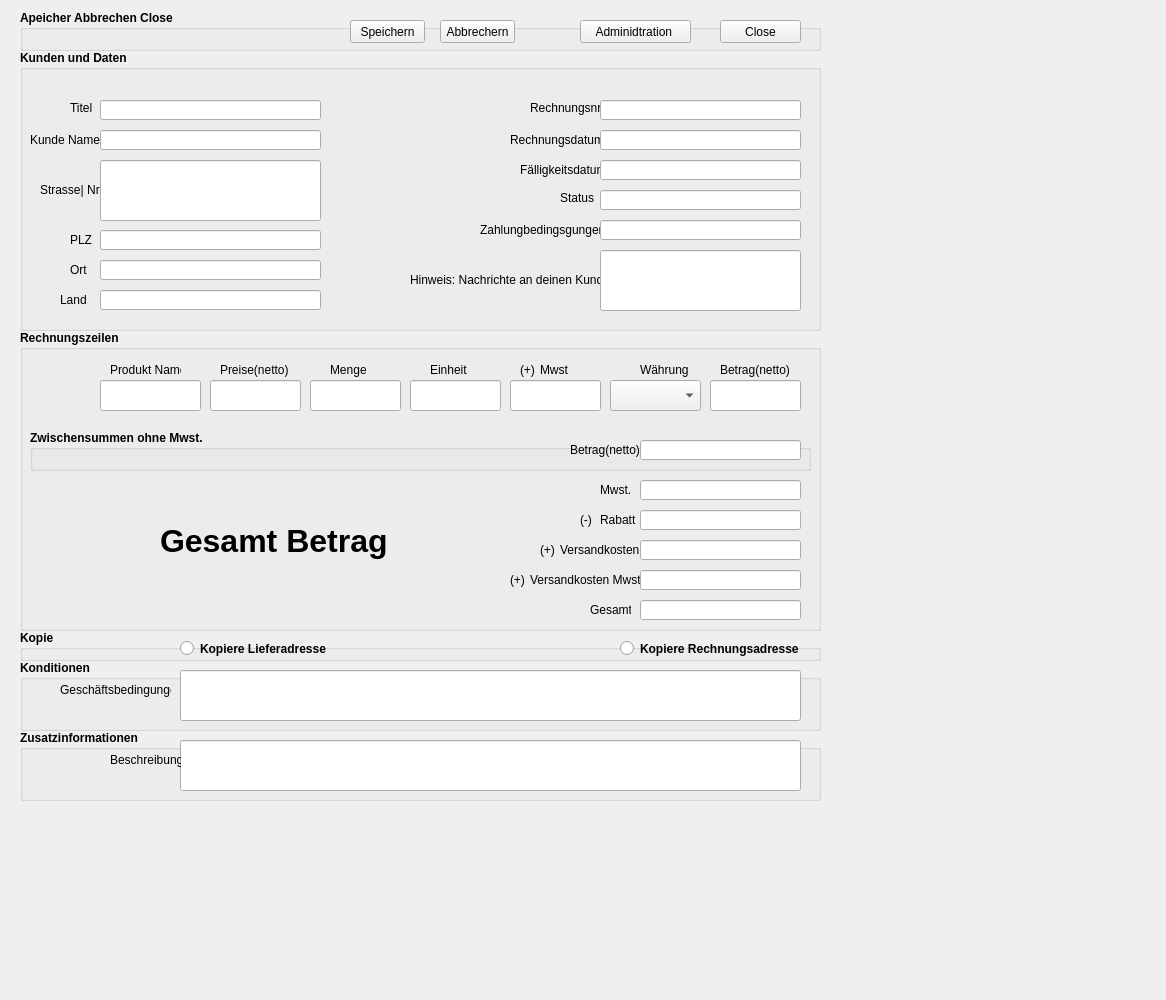
<?xml version="1.0" encoding="UTF-8"?>
<ui version="4.0">
 <class>CRechnungInfo</class>
 <widget class="QDialog" name="CRechnungInfo">
  <property name="geometry">
   <rect>
    <x>0</x>
    <y>0</y>
    <width>1166</width>
    <height>1000</height>
   </rect>
  </property>
  <property name="maximumSize">
   <size>
    <width>16777215</width>
    <height>1000</height>
   </size>
  </property>
  <property name="mouseTracking">
   <bool>true</bool>
  </property>
  <property name="windowTitle">
   <string>Dialog</string>
  </property>
  <widget class="QGroupBox" name="groupBoxRechInfo">
   <property name="geometry">
    <rect>
     <x>20</x>
     <y>50</y>
     <width>801</width>
     <height>281</height>
    </rect>
   </property>
   <property name="font">
    <font>
     <weight>75</weight>
     <bold>true</bold>
    </font>
   </property>
   <property name="title">
    <string>Kunden und Daten</string>
   </property>
   <widget class="QLabel" name="_Titel">
    <property name="geometry">
     <rect>
      <x>50</x>
      <y>50</y>
      <width>31</width>
      <height>16</height>
     </rect>
    </property>
    <property name="font">
     <font>
      <weight>50</weight>
      <bold>false</bold>
     </font>
    </property>
    <property name="text">
     <string>Titel</string>
    </property>
   </widget>
   <widget class="QLabel" name="label_RechDatum">
    <property name="geometry">
     <rect>
      <x>10</x>
      <y>80</y>
      <width>71</width>
      <height>20</height>
     </rect>
    </property>
    <property name="font">
     <font>
      <weight>50</weight>
      <bold>false</bold>
     </font>
    </property>
    <property name="text">
     <string>Kunde Name</string>
    </property>
   </widget>
   <widget class="QLabel" name="label_Organisation">
    <property name="geometry">
     <rect>
      <x>20</x>
      <y>130</y>
      <width>61</width>
      <height>20</height>
     </rect>
    </property>
    <property name="font">
     <font>
      <weight>50</weight>
      <bold>false</bold>
     </font>
    </property>
    <property name="text">
     <string>Strasse| Nr</string>
    </property>
   </widget>
   <widget class="QLabel" name="label_zustaendig">
    <property name="geometry">
     <rect>
      <x>50</x>
      <y>180</y>
      <width>31</width>
      <height>20</height>
     </rect>
    </property>
    <property name="font">
     <font>
      <weight>50</weight>
      <bold>false</bold>
     </font>
    </property>
    <property name="text">
     <string>PLZ</string>
    </property>
   </widget>
   <widget class="QLabel" name="label_MitarbSP">
    <property name="geometry">
     <rect>
      <x>50</x>
      <y>210</y>
      <width>21</width>
      <height>20</height>
     </rect>
    </property>
    <property name="font">
     <font>
      <weight>50</weight>
      <bold>false</bold>
     </font>
    </property>
    <property name="text">
     <string>Ort</string>
    </property>
   </widget>
   <widget class="QLabel" name="label_RechnungNr">
    <property name="geometry">
     <rect>
      <x>510</x>
      <y>50</y>
      <width>71</width>
      <height>16</height>
     </rect>
    </property>
    <property name="font">
     <font>
      <weight>50</weight>
      <bold>false</bold>
     </font>
    </property>
    <property name="text">
     <string>Rechnungsnr</string>
    </property>
   </widget>
   <widget class="QLabel" name="label_MahnungStufe">
    <property name="geometry">
     <rect>
      <x>40</x>
      <y>240</y>
      <width>31</width>
      <height>20</height>
     </rect>
    </property>
    <property name="font">
     <font>
      <weight>50</weight>
      <bold>false</bold>
     </font>
    </property>
    <property name="text">
     <string>Land</string>
    </property>
   </widget>
   <widget class="QLabel" name="label_Faelig">
    <property name="geometry">
     <rect>
      <x>500</x>
      <y>110</y>
      <width>81</width>
      <height>20</height>
     </rect>
    </property>
    <property name="font">
     <font>
      <weight>50</weight>
      <bold>false</bold>
     </font>
    </property>
    <property name="text">
     <string>Fälligkeitsdatum</string>
    </property>
   </widget>
   <widget class="QLabel" name="label_Status">
    <property name="geometry">
     <rect>
      <x>540</x>
      <y>140</y>
      <width>41</width>
      <height>16</height>
     </rect>
    </property>
    <property name="font">
     <font>
      <weight>50</weight>
      <bold>false</bold>
     </font>
    </property>
    <property name="text">
     <string>Status</string>
    </property>
   </widget>
   <widget class="QLabel" name="label_Leistungszeitraum">
    <property name="geometry">
     <rect>
      <x>490</x>
      <y>80</y>
      <width>91</width>
      <height>20</height>
     </rect>
    </property>
    <property name="font">
     <font>
      <weight>50</weight>
      <bold>false</bold>
     </font>
    </property>
    <property name="text">
     <string>Rechnungsdatum</string>
    </property>
   </widget>
   <widget class="QLabel" name="label_Schlussrechnung">
    <property name="geometry">
     <rect>
      <x>460</x>
      <y>170</y>
      <width>121</width>
      <height>20</height>
     </rect>
    </property>
    <property name="font">
     <font>
      <weight>50</weight>
      <bold>false</bold>
     </font>
    </property>
    <property name="text">
     <string>Zahlungbedingsgungen</string>
    </property>
   </widget>
   <widget class="QLabel" name="label_Mahnhistorie">
    <property name="geometry">
     <rect>
      <x>390</x>
      <y>220</y>
      <width>191</width>
      <height>20</height>
     </rect>
    </property>
    <property name="font">
     <font>
      <weight>50</weight>
      <bold>false</bold>
     </font>
    </property>
    <property name="text">
     <string>Hinweis: Nachrichte an deinen Kunden</string>
    </property>
   </widget>
   <widget class="QLineEdit" name="lineEdit_Title">
    <property name="geometry">
     <rect>
      <x>80</x>
      <y>50</y>
      <width>221</width>
      <height>20</height>
     </rect>
    </property>
   </widget>
   <widget class="QLineEdit" name="lineEdit_KundeName">
    <property name="geometry">
     <rect>
      <x>80</x>
      <y>80</y>
      <width>221</width>
      <height>20</height>
     </rect>
    </property>
   </widget>
   <widget class="QLineEdit" name="lineEdit_Strasse_Nr">
    <property name="geometry">
     <rect>
      <x>80</x>
      <y>110</y>
      <width>221</width>
      <height>61</height>
     </rect>
    </property>
   </widget>
   <widget class="QLineEdit" name="lineEdit_PLZ">
    <property name="geometry">
     <rect>
      <x>80</x>
      <y>180</y>
      <width>221</width>
      <height>20</height>
     </rect>
    </property>
   </widget>
   <widget class="QLineEdit" name="lineEdit_Ort">
    <property name="geometry">
     <rect>
      <x>80</x>
      <y>210</y>
      <width>221</width>
      <height>20</height>
     </rect>
    </property>
   </widget>
   <widget class="QLineEdit" name="lineEdit_Land">
    <property name="geometry">
     <rect>
      <x>80</x>
      <y>240</y>
      <width>221</width>
      <height>20</height>
     </rect>
    </property>
   </widget>
   <widget class="QLineEdit" name="lineEdit_Status">
    <property name="geometry">
     <rect>
      <x>580</x>
      <y>140</y>
      <width>201</width>
      <height>20</height>
     </rect>
    </property>
   </widget>
   <widget class="QLineEdit" name="lineEdit_Zahlungbedingungsgen">
    <property name="geometry">
     <rect>
      <x>580</x>
      <y>170</y>
      <width>201</width>
      <height>20</height>
     </rect>
    </property>
   </widget>
   <widget class="QLineEdit" name="lineEdit_Faelligkeitsdatum">
    <property name="geometry">
     <rect>
      <x>580</x>
      <y>110</y>
      <width>201</width>
      <height>20</height>
     </rect>
    </property>
   </widget>
   <widget class="QLineEdit" name="lineEdit_Rechnungsdatum">
    <property name="geometry">
     <rect>
      <x>580</x>
      <y>80</y>
      <width>201</width>
      <height>20</height>
     </rect>
    </property>
   </widget>
   <widget class="QLineEdit" name="lineEdit_RechNr">
    <property name="geometry">
     <rect>
      <x>580</x>
      <y>50</y>
      <width>201</width>
      <height>20</height>
     </rect>
    </property>
   </widget>
   <widget class="QLineEdit" name="lineEdit_Mahnhistorie">
    <property name="geometry">
     <rect>
      <x>580</x>
      <y>200</y>
      <width>201</width>
      <height>61</height>
     </rect>
    </property>
   </widget>
  </widget>
  <widget class="QGroupBox" name="groupBoxDetails">
   <property name="geometry">
    <rect>
     <x>20</x>
     <y>330</y>
     <width>801</width>
     <height>301</height>
    </rect>
   </property>
   <property name="font">
    <font>
     <weight>75</weight>
     <bold>true</bold>
    </font>
   </property>
   <property name="title">
    <string>Rechnungszeilen</string>
   </property>
   <widget class="QLabel" name="label_MengeLager">
    <property name="geometry">
     <rect>
      <x>90</x>
      <y>30</y>
      <width>71</width>
      <height>20</height>
     </rect>
    </property>
    <property name="font">
     <font>
      <weight>50</weight>
      <bold>false</bold>
     </font>
    </property>
    <property name="text">
     <string>Produkt Name</string>
    </property>
   </widget>
   <widget class="QLineEdit" name="lineEdit_ProduktName">
    <property name="geometry">
     <rect>
      <x>80</x>
      <y>50</y>
      <width>101</width>
      <height>31</height>
     </rect>
    </property>
   </widget>
   <widget class="QLineEdit" name="lineEdit_Rabatt2">
    <property name="geometry">
     <rect>
      <x>620</x>
      <y>180</y>
      <width>161</width>
      <height>20</height>
     </rect>
    </property>
   </widget>
   <widget class="QLabel" name="label_Summenetto">
    <property name="geometry">
     <rect>
      <x>410</x>
      <y>30</y>
      <width>61</width>
      <height>20</height>
     </rect>
    </property>
    <property name="font">
     <font>
      <weight>50</weight>
      <bold>false</bold>
     </font>
    </property>
    <property name="text">
     <string>Einheit</string>
    </property>
   </widget>
   <widget class="QLabel" name="label_Menge">
    <property name="geometry">
     <rect>
      <x>200</x>
      <y>29</y>
      <width>71</width>
      <height>21</height>
     </rect>
    </property>
    <property name="font">
     <font>
      <weight>50</weight>
      <bold>false</bold>
     </font>
    </property>
    <property name="text">
     <string>Preise(netto)</string>
    </property>
   </widget>
   <widget class="QLabel" name="label_Listenpreis">
    <property name="geometry">
     <rect>
      <x>310</x>
      <y>30</y>
      <width>51</width>
      <height>20</height>
     </rect>
    </property>
    <property name="font">
     <font>
      <weight>50</weight>
      <bold>false</bold>
     </font>
    </property>
    <property name="text">
     <string>Menge</string>
    </property>
   </widget>
   <widget class="QLineEdit" name="lineEdit_PreiseNetto">
    <property name="geometry">
     <rect>
      <x>190</x>
      <y>50</y>
      <width>91</width>
      <height>31</height>
     </rect>
    </property>
   </widget>
   <widget class="QLineEdit" name="lineEdit_Menge">
    <property name="geometry">
     <rect>
      <x>290</x>
      <y>50</y>
      <width>91</width>
      <height>31</height>
     </rect>
    </property>
   </widget>
   <widget class="QLineEdit" name="lineEdit_Einheit">
    <property name="geometry">
     <rect>
      <x>390</x>
      <y>50</y>
      <width>91</width>
      <height>31</height>
     </rect>
    </property>
   </widget>
   <widget class="QLabel" name="label_Summenetto_2">
    <property name="geometry">
     <rect>
      <x>520</x>
      <y>30</y>
      <width>31</width>
      <height>20</height>
     </rect>
    </property>
    <property name="font">
     <font>
      <weight>50</weight>
      <bold>false</bold>
     </font>
    </property>
    <property name="text">
     <string>Mwst</string>
    </property>
   </widget>
   <widget class="QLineEdit" name="lineEdit_Mwst">
    <property name="geometry">
     <rect>
      <x>490</x>
      <y>50</y>
      <width>91</width>
      <height>31</height>
     </rect>
    </property>
   </widget>
   <widget class="QLineEdit" name="lineEdit_Betrag">
    <property name="geometry">
     <rect>
      <x>690</x>
      <y>50</y>
      <width>91</width>
      <height>31</height>
     </rect>
    </property>
   </widget>
   <widget class="QGroupBox" name="groupBoxSumme">
    <property name="geometry">
     <rect>
      <x>10</x>
      <y>100</y>
      <width>781</width>
      <height>41</height>
     </rect>
    </property>
    <property name="title">
     <string>Zwischensummen ohne Mwst.</string>
    </property>
    <widget class="QLineEdit" name="lineEdit_ZwischBetrag">
     <property name="geometry">
      <rect>
       <x>610</x>
       <y>10</y>
       <width>161</width>
       <height>20</height>
      </rect>
     </property>
    </widget>
    <widget class="QLabel" name="label_Summ">
     <property name="geometry">
      <rect>
       <x>540</x>
       <y>10</y>
       <width>71</width>
       <height>20</height>
      </rect>
     </property>
     <property name="font">
      <font>
       <weight>50</weight>
       <bold>false</bold>
      </font>
     </property>
     <property name="text">
      <string>Betrag(netto)</string>
     </property>
    </widget>
   </widget>
   <widget class="QLabel" name="label_Plus">
    <property name="geometry">
     <rect>
      <x>500</x>
      <y>30</y>
      <width>21</width>
      <height>20</height>
     </rect>
    </property>
    <property name="font">
     <font>
      <weight>50</weight>
      <bold>false</bold>
     </font>
    </property>
    <property name="text">
     <string>(+)</string>
    </property>
   </widget>
   <widget class="QLabel" name="label_Minus_2">
    <property name="geometry">
     <rect>
      <x>560</x>
      <y>180</y>
      <width>16</width>
      <height>20</height>
     </rect>
    </property>
    <property name="font">
     <font>
      <weight>50</weight>
      <bold>false</bold>
     </font>
    </property>
    <property name="text">
     <string>(-)</string>
    </property>
   </widget>
   <widget class="QLabel" name="label_Plus_2">
    <property name="geometry">
     <rect>
      <x>520</x>
      <y>210</y>
      <width>21</width>
      <height>20</height>
     </rect>
    </property>
    <property name="font">
     <font>
      <weight>50</weight>
      <bold>false</bold>
     </font>
    </property>
    <property name="text">
     <string>(+)</string>
    </property>
   </widget>
   <widget class="QLabel" name="label_Menge_3">
    <property name="geometry">
     <rect>
      <x>580</x>
      <y>180</y>
      <width>41</width>
      <height>20</height>
     </rect>
    </property>
    <property name="font">
     <font>
      <weight>50</weight>
      <bold>false</bold>
     </font>
    </property>
    <property name="text">
     <string>Rabatt</string>
    </property>
   </widget>
   <widget class="QLabel" name="label_Summenetto_3">
    <property name="geometry">
     <rect>
      <x>540</x>
      <y>210</y>
      <width>81</width>
      <height>20</height>
     </rect>
    </property>
    <property name="font">
     <font>
      <weight>50</weight>
      <bold>false</bold>
     </font>
    </property>
    <property name="text">
     <string>Versandkosten</string>
    </property>
   </widget>
   <widget class="QLabel" name="label_Plus_3">
    <property name="geometry">
     <rect>
      <x>490</x>
      <y>240</y>
      <width>21</width>
      <height>20</height>
     </rect>
    </property>
    <property name="font">
     <font>
      <weight>50</weight>
      <bold>false</bold>
     </font>
    </property>
    <property name="text">
     <string>(+)</string>
    </property>
   </widget>
   <widget class="QLabel" name="label_Summenetto_4">
    <property name="geometry">
     <rect>
      <x>510</x>
      <y>240</y>
      <width>111</width>
      <height>20</height>
     </rect>
    </property>
    <property name="font">
     <font>
      <weight>50</weight>
      <bold>false</bold>
     </font>
    </property>
    <property name="text">
     <string>Versandkosten Mwst.</string>
    </property>
   </widget>
   <widget class="QLabel" name="label_Summenetto_5">
    <property name="geometry">
     <rect>
      <x>580</x>
      <y>150</y>
      <width>41</width>
      <height>20</height>
     </rect>
    </property>
    <property name="font">
     <font>
      <weight>50</weight>
      <bold>false</bold>
     </font>
    </property>
    <property name="text">
     <string>Mwst.</string>
    </property>
   </widget>
   <widget class="QLineEdit" name="lineEdit_Versandkosten">
    <property name="geometry">
     <rect>
      <x>620</x>
      <y>210</y>
      <width>161</width>
      <height>20</height>
     </rect>
    </property>
   </widget>
   <widget class="QLineEdit" name="lineEdit_VersandkostenMwst">
    <property name="geometry">
     <rect>
      <x>620</x>
      <y>240</y>
      <width>161</width>
      <height>20</height>
     </rect>
    </property>
   </widget>
   <widget class="QLineEdit" name="lineEdit_Mwst2">
    <property name="geometry">
     <rect>
      <x>620</x>
      <y>150</y>
      <width>161</width>
      <height>20</height>
     </rect>
    </property>
   </widget>
   <widget class="QLabel" name="label_Waehrung">
    <property name="geometry">
     <rect>
      <x>620</x>
      <y>30</y>
      <width>51</width>
      <height>20</height>
     </rect>
    </property>
    <property name="font">
     <font>
      <weight>50</weight>
      <bold>false</bold>
     </font>
    </property>
    <property name="text">
     <string>Währung</string>
    </property>
   </widget>
   <widget class="QComboBox" name="comboBoxWaehrung">
    <property name="geometry">
     <rect>
      <x>590</x>
      <y>50</y>
      <width>91</width>
      <height>31</height>
     </rect>
    </property>
   </widget>
   <widget class="QLabel" name="lbl_Gesamt">
    <property name="geometry">
     <rect>
      <x>570</x>
      <y>270</y>
      <width>41</width>
      <height>20</height>
     </rect>
    </property>
    <property name="font">
     <font>
      <weight>50</weight>
      <bold>false</bold>
     </font>
    </property>
    <property name="text">
     <string>Gesamt</string>
    </property>
   </widget>
   <widget class="QLineEdit" name="lineEdit_GesamtBetrag">
    <property name="geometry">
     <rect>
      <x>620</x>
      <y>270</y>
      <width>161</width>
      <height>20</height>
     </rect>
    </property>
   </widget>
   <widget class="QLabel" name="label_Gesamt">
    <property name="geometry">
     <rect>
      <x>140</x>
      <y>190</y>
      <width>241</width>
      <height>41</height>
     </rect>
    </property>
    <property name="font">
     <font>
      <pointsize>24</pointsize>
     </font>
    </property>
    <property name="text">
     <string>Gesamt Betrag</string>
    </property>
   </widget>
  </widget>
  <widget class="QGroupBox" name="groupBoxSumme_2">
   <property name="geometry">
    <rect>
     <x>30</x>
     <y>1080</y>
     <width>981</width>
     <height>41</height>
    </rect>
   </property>
   <property name="font">
    <font>
     <weight>75</weight>
     <bold>true</bold>
    </font>
   </property>
   <property name="title">
    <string>Summe</string>
   </property>
   <widget class="QLineEdit" name="lineEdit_SummeEnde">
    <property name="geometry">
     <rect>
      <x>800</x>
      <y>10</y>
      <width>161</width>
      <height>20</height>
     </rect>
    </property>
   </widget>
   <widget class="QLabel" name="label_Summ_2">
    <property name="geometry">
     <rect>
      <x>760</x>
      <y>10</y>
      <width>41</width>
      <height>20</height>
     </rect>
    </property>
    <property name="font">
     <font>
      <weight>50</weight>
      <bold>false</bold>
     </font>
    </property>
    <property name="text">
     <string>Summe</string>
    </property>
   </widget>
  </widget>
  <widget class="QGroupBox" name="groupBoxSpeAbrClose">
   <property name="geometry">
    <rect>
     <x>30</x>
     <y>1120</y>
     <width>981</width>
     <height>41</height>
    </rect>
   </property>
   <property name="font">
    <font>
     <weight>75</weight>
     <bold>true</bold>
    </font>
   </property>
   <property name="title">
    <string>Speicher Abbrechen und Close</string>
   </property>
   <widget class="QPushButton" name="pushButtonSpeichern">
    <property name="geometry">
     <rect>
      <x>280</x>
      <y>10</y>
      <width>75</width>
      <height>23</height>
     </rect>
    </property>
    <property name="font">
     <font>
      <weight>50</weight>
      <bold>false</bold>
     </font>
    </property>
    <property name="text">
     <string>Speichern</string>
    </property>
   </widget>
   <widget class="QPushButton" name="pushButtonAbbrecher">
    <property name="geometry">
     <rect>
      <x>360</x>
      <y>10</y>
      <width>75</width>
      <height>23</height>
     </rect>
    </property>
    <property name="font">
     <font>
      <weight>50</weight>
      <bold>false</bold>
     </font>
    </property>
    <property name="text">
     <string>Abbrechern</string>
    </property>
   </widget>
   <widget class="QPushButton" name="pushButtonClose">
    <property name="geometry">
     <rect>
      <x>440</x>
      <y>10</y>
      <width>75</width>
      <height>23</height>
     </rect>
    </property>
    <property name="font">
     <font>
      <weight>50</weight>
      <bold>false</bold>
     </font>
    </property>
    <property name="text">
     <string>Close</string>
    </property>
   </widget>
  </widget>
  <widget class="QGroupBox" name="groupBoxSpAbBClose">
   <property name="geometry">
    <rect>
     <x>20</x>
     <y>10</y>
     <width>801</width>
     <height>41</height>
    </rect>
   </property>
   <property name="font">
    <font>
     <weight>75</weight>
     <bold>true</bold>
    </font>
   </property>
   <property name="title">
    <string>Apeicher Abbrechen Close</string>
   </property>
   <widget class="QPushButton" name="pushButtonSpeichern_2">
    <property name="geometry">
     <rect>
      <x>330</x>
      <y>10</y>
      <width>75</width>
      <height>23</height>
     </rect>
    </property>
    <property name="font">
     <font>
      <weight>50</weight>
      <bold>false</bold>
     </font>
    </property>
    <property name="text">
     <string>Speichern</string>
    </property>
   </widget>
   <widget class="QPushButton" name="pushButtonAbbrecher_2">
    <property name="geometry">
     <rect>
      <x>420</x>
      <y>10</y>
      <width>75</width>
      <height>23</height>
     </rect>
    </property>
    <property name="font">
     <font>
      <weight>50</weight>
      <bold>false</bold>
     </font>
    </property>
    <property name="text">
     <string>Abbrechern</string>
    </property>
   </widget>
   <widget class="QPushButton" name="pushButtonClose_2">
    <property name="geometry">
     <rect>
      <x>700</x>
      <y>10</y>
      <width>81</width>
      <height>23</height>
     </rect>
    </property>
    <property name="font">
     <font>
      <weight>50</weight>
      <bold>false</bold>
     </font>
    </property>
    <property name="text">
     <string>Close</string>
    </property>
   </widget>
   <widget class="QPushButton" name="pushButtonClose_AdminInfo">
    <property name="geometry">
     <rect>
      <x>560</x>
      <y>10</y>
      <width>111</width>
      <height>23</height>
     </rect>
    </property>
    <property name="font">
     <font>
      <weight>50</weight>
      <bold>false</bold>
     </font>
    </property>
    <property name="text">
     <string>Adminidtration </string>
    </property>
   </widget>
   <zorder>pushButtonSpeichern_2</zorder>
   <zorder>pushButtonAbbrecher_2</zorder>
   <zorder>pushButtonClose_2</zorder>
   <zorder>pushButtonClose_AdminInfo</zorder>
   <zorder>groupBoxRechInfo</zorder>
  </widget>
  <widget class="QLabel" name="label_Listenpreis_3">
   <property name="geometry">
    <rect>
     <x>720</x>
     <y>360</y>
     <width>71</width>
     <height>20</height>
    </rect>
   </property>
   <property name="font">
    <font>
     <weight>50</weight>
     <bold>false</bold>
    </font>
   </property>
   <property name="text">
    <string>Betrag(netto)</string>
   </property>
  </widget>
  <widget class="QGroupBox" name="groupBoxKonditionen">
   <property name="geometry">
    <rect>
     <x>20</x>
     <y>660</y>
     <width>801</width>
     <height>71</height>
    </rect>
   </property>
   <property name="font">
    <font>
     <weight>75</weight>
     <bold>true</bold>
    </font>
   </property>
   <property name="title">
    <string>Konditionen</string>
   </property>
   <widget class="QLineEdit" name="lineEdit_Geschaefsbedingungen">
    <property name="geometry">
     <rect>
      <x>160</x>
      <y>10</y>
      <width>621</width>
      <height>51</height>
     </rect>
    </property>
   </widget>
   <widget class="QLabel" name="label_Geschaeftbedingung">
    <property name="geometry">
     <rect>
      <x>40</x>
      <y>20</y>
      <width>111</width>
      <height>20</height>
     </rect>
    </property>
    <property name="font">
     <font>
      <weight>50</weight>
      <bold>false</bold>
     </font>
    </property>
    <property name="text">
     <string>Geschäftsbedingungen</string>
    </property>
   </widget>
  </widget>
  <widget class="QGroupBox" name="groupBoxZusatzinfo">
   <property name="geometry">
    <rect>
     <x>20</x>
     <y>730</y>
     <width>801</width>
     <height>71</height>
    </rect>
   </property>
   <property name="font">
    <font>
     <weight>75</weight>
     <bold>true</bold>
    </font>
   </property>
   <property name="title">
    <string>Zusatzinformationen</string>
   </property>
   <widget class="QLineEdit" name="lineEdit_ProdBeschreibung">
    <property name="geometry">
     <rect>
      <x>160</x>
      <y>10</y>
      <width>621</width>
      <height>51</height>
     </rect>
    </property>
   </widget>
   <widget class="QLabel" name="label_Beschreibung_2">
    <property name="geometry">
     <rect>
      <x>90</x>
      <y>20</y>
      <width>71</width>
      <height>20</height>
     </rect>
    </property>
    <property name="font">
     <font>
      <weight>50</weight>
      <bold>false</bold>
     </font>
    </property>
    <property name="text">
     <string>Beschreibung</string>
    </property>
   </widget>
  </widget>
  <widget class="QGroupBox" name="groupBoxAdresse">
   <property name="geometry">
    <rect>
     <x>20</x>
     <y>630</y>
     <width>801</width>
     <height>31</height>
    </rect>
   </property>
   <property name="font">
    <font>
     <weight>75</weight>
     <bold>true</bold>
    </font>
   </property>
   <property name="title">
    <string>Kopie</string>
   </property>
   <widget class="QRadioButton" name="radioButtonKopieLiederadresse">
    <property name="geometry">
     <rect>
      <x>160</x>
      <y>10</y>
      <width>151</width>
      <height>17</height>
     </rect>
    </property>
    <property name="text">
     <string>Kopiere Lieferadresse</string>
    </property>
   </widget>
   <widget class="QRadioButton" name="radioButtonKopieRechAdresse">
    <property name="geometry">
     <rect>
      <x>600</x>
      <y>10</y>
      <width>181</width>
      <height>17</height>
     </rect>
    </property>
    <property name="text">
     <string>Kopiere Rechnungsadresse</string>
    </property>
   </widget>
  </widget>
 </widget>
 <resources/>
 <connections/>
</ui>
